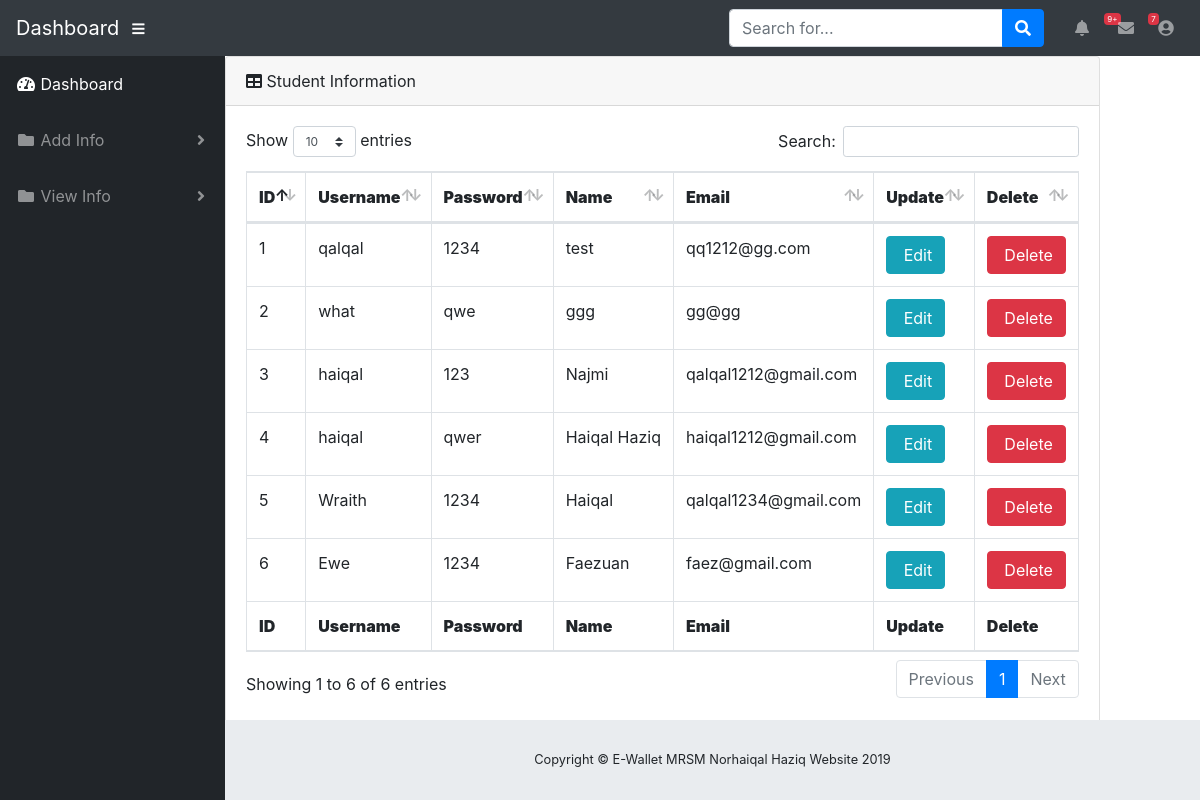
/viewStudent.php, run on the app's committed database.
### tables this page shows
CREATE TABLE `users` (
  `userID` int(11) NOT NULL,
  `username` varchar(50) NOT NULL,
  `password` char(20) NOT NULL,
  `fname` varchar(50) NOT NULL,
  `email` varchar(50) NOT NULL
);

### viewStudent.php (the view, shortened to what this page needs)
<?php
include "dbcon.php";
?>
<!Doctype html>
<html lang="en">
<head>
  <link href="vendor/bootstrap/css/bootstrap.min.css" rel="stylesheet">
  <link href="vendor/fontawesome-free/css/all.min.css" rel="stylesheet" type="text/css">
  <link href="vendor/datatables/dataTables.bootstrap4.css" rel="stylesheet">
  <link href="css/sb-admin.css" rel="stylesheet">
</head>
<body id="page-top">
  <nav class="navbar navbar-expand navbar-dark bg-dark static-top">
    <a class="navbar-brand mr-1" href="admintest.php">Dashboard</a>
    <button class="btn btn-link btn-sm text-white order-1 order-sm-0" id="sidebarToggle" href="#">
      <i class="fas fa-bars"></i>
    </button>
    <form class="d-none d-md-inline-block form-inline ml-auto mr-0 mr-md-3 my-2 my-md-0">
      <div class="input-group">
        <input type="text" class="form-control" placeholder="Search for..." aria-label="Search" aria-describedby="basic-addon2">
        <div class="input-group-append">
          <button class="btn btn-primary" type="button">
            <i class="fas fa-search"></i>
          </button>
        </div>
      </div>
    </form>
    <ul class="navbar-nav ml-auto ml-md-0">
      <li class="nav-item dropdown no-arrow mx-1">
        <a class="nav-link dropdown-toggle" href="#" id="alertsDropdown" role="button" data-toggle="dropdown" aria-haspopup="true" aria-expanded="false">
          <i class="fas fa-bell fa-fw"></i>
          <span class="badge badge-danger">9+</span>
        </a>
      </li>
      <li class="nav-item dropdown no-arrow mx-1">
        <a class="nav-link dropdown-toggle" href="#" id="messagesDropdown" role="button" data-toggle="dropdown" aria-haspopup="true" aria-expanded="false">
          <i class="fas fa-envelope fa-fw"></i>
          <span class="badge badge-danger">7</span>
        </a>
      </li>
      <li class="nav-item dropdown no-arrow">
        <a class="nav-link dropdown-toggle" href="#" id="userDropdown" role="button" data-toggle="dropdown" aria-haspopup="true" aria-expanded="false">
          <i class="fas fa-user-circle fa-fw"></i>
        </a>
      </li>
    </ul>
  </nav>
  <div id="wrapper">
    <ul class="sidebar navbar-nav">
      <li class="nav-item active">
        <a class="nav-link" href="admintest.php">
          <i class="fas fa-fw fa-tachometer-alt"></i>
          <span>Dashboard</span>
        </a>
      </li>
      <li class="nav-item dropdown">
        <a class="nav-link dropdown-toggle" href="#" id="pagesDropdown" role="button" data-toggle="dropdown" aria-haspopup="true" aria-expanded="false">
          <i class="fas fa-fw fa-folder"></i>
          <span>Add Info</span>
        </a>
      </li>
      <li class="nav-item dropdown">
        <a class="nav-link dropdown-toggle" href="#" id="pagesDropdown" role="button" data-toggle="dropdown" aria-haspopup="true" aria-expanded="false">
          <i class="fas fa-fw fa-folder"></i>
          <span>View Info</span>
        </a>
      </li>
    </ul>
            <div class="card mb-3">
              <div class="card-header">
                <i class="fas fa-table"></i>
                Student Information</div>
              <div class="card-body">
                <div class="table-responsive">
                  <table class="table table-bordered" id="dataTable" width="100%" cellspacing="0">
                    <thead>
                      <tr>
                        <th><strong>ID</strong></th>
                        <th><strong>Username</strong></th>
                        <th><strong>Password</strong></th>
                        <th><strong>Name</strong></th>
                        <th><strong>Email</strong></th>
                        <th><strong>Update</strong></th>
                        <th><strong>Delete</strong></th>
                      </tr>
                    </thead>
                    <tfoot>
                      <tr>
                        <th><strong>ID</strong></th>
                        <th><strong>Username</strong></th>
                        <th><strong>Password</strong></th>
                        <th><strong>Name</strong></th>
                        <th><strong>Email</strong></th>
                        <th><strong>Update</strong></th>
                        <th><strong>Delete</strong></th>
                      </tr>
                    </tfoot>
                    <tbody>
                    <?php
                      $query = "SELECT * FROM users";
                      $no = 1;
                      if (!$result = mysqli_query($con, $query)) {
                      die('ERROR:' . mysqli_error($con));
                      } else {
                      if (mysqli_num_rows($result) > 0) {
                      while ($row = mysqli_fetch_assoc($result)) {
                      ?>
                      <tr>
                        <td><?php echo $no; ?></td>
                        <td><?php echo $row['username']; ?></td>
                        <td><?php echo $row['password']; ?></td>
                        <td><?php echo $row['fname']; ?></td>
                        <td><?php echo $row['email']; ?></td>
                        <td>
                          <a href="UpdateStudent.php?userID=<?php echo $row['userID']; ?>" class="btn btn-info">
                            <li class="fa fa-pencil"></li> Edit
                          </a>
                        </td>
                        <td>
                          <a href="deleteStudent.php?sender=delete&userID=<?php echo $row['userID']; ?>" class="btn btn-danger">
                            <li class="fa fa-trash-o"></li> Delete
                          </a>
                        </td>
                      </tr>
                      <?php
                      $no++;
                      }
                      } else {
                        echo '';
                      }
                      } ?>
                    </tbody>
                  </table>
                </div>
              </div>
              <div class="card-footer small text-muted">Updated yesterday at 11:59 PM</div>
            </div>
            <footer class="sticky-footer">
              <div class="container my-auto">
                <div class="copyright text-center my-auto">
                  <span>Copyright © E-Wallet MRSM Norhaiqal Haziq Website 2019</span>
                </div>
              </div>
            </footer>
        </div>
</body>
</html>

### css/sb-admin.css (style rules this page uses)
html { position: relative; min-height: 100%; }
body { height: 100%; }
#wrapper { display: -webkit-box; display: -ms-flexbox; display: flex; }
.navbar-nav .nav-item.active .nav-link { color: #fff; }
.navbar-nav .nav-item.dropdown .dropdown-toggle::after { width: 1rem; text-align: center; float: right; vertical-align: 0; border: 0; font-weight: 900; content: '\f105'; font-family: 'Font Awesome 5 Free'; }
.navbar-nav .nav-item.dropdown.no-arrow .dropdown-toggle::after { display: none; }
.navbar-nav .nav-item .nav-link .badge { position: absolute; margin-left: 0.75rem; top: 0.3rem; font-weight: 400; font-size: 0.5rem; }
.sidebar { width: 90px !important; background-color: #212529; min-height: calc(100vh - 56px); }
.sidebar .nav-item:last-child { margin-bottom: 1rem; }
.sidebar .nav-item .nav-link { text-align: center; padding: 0.75rem 1rem; width: 90px; }
.sidebar .nav-item .nav-link span { font-size: 0.65rem; display: block; }
.sidebar .nav-item.dropdown .dropdown-toggle::after { display: none; }
.sidebar .nav-item .nav-link { color: rgba(255, 255, 255, 0.5); }
@media (min-width: 768px) { .sidebar { width: 225px !important; } }
@media (min-width: 768px) { .sidebar .nav-item .nav-link { display: block; width: 100%; text-align: left; padding: 1rem; width: 225px; } }
@media (min-width: 768px) { .sidebar .nav-item .nav-link span { font-size: 1rem; display: inline; } }
@media (min-width: 768px) { .sidebar .nav-item.dropdown .dropdown-toggle::after { display: block; } }
:root { --input-padding-x: 0.75rem; --input-padding-y: 0.75rem; }
footer.sticky-footer { display: -webkit-box; display: -ms-flexbox; display: flex; position: absolute; right: 0; bottom: 0; width: calc(100% - 90px); height: 80px; background-color: #e9ecef; }
footer.sticky-footer .copyright { line-height: 1; font-size: 0.8rem; }
@media (min-width: 768px) { footer.sticky-footer { width: calc(100% - 225px); } }

### data on the page
users: username "qalqal", password "1234", fname "test", email "qq1212@gg.com"
users: username "what", password "qwe", fname "ggg", email "gg@gg"
users: username "haiqal", password "123", fname "Najmi", email "qalqal1212@gmail.com"
users: username "haiqal", password "qwer", fname "Haiqal Haziq", email "haiqal1212@gmail.com"
users: username "Wraith", password "1234", fname "Haiqal", email "qalqal1234@gmail.com"
users: username "Ewe", password "1234", fname "Faezuan", email "faez@gmail.com"
